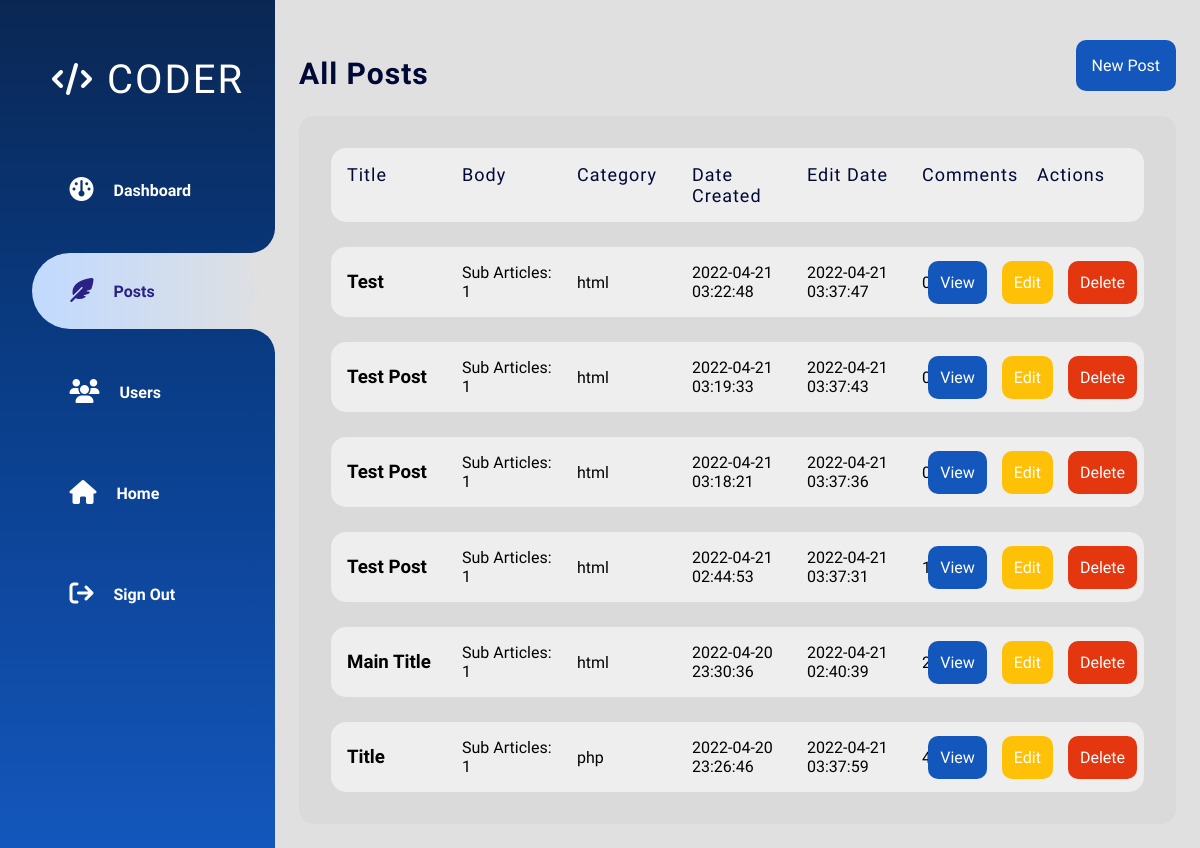
Before: /admin/posts.php (signed in) with the older database file.
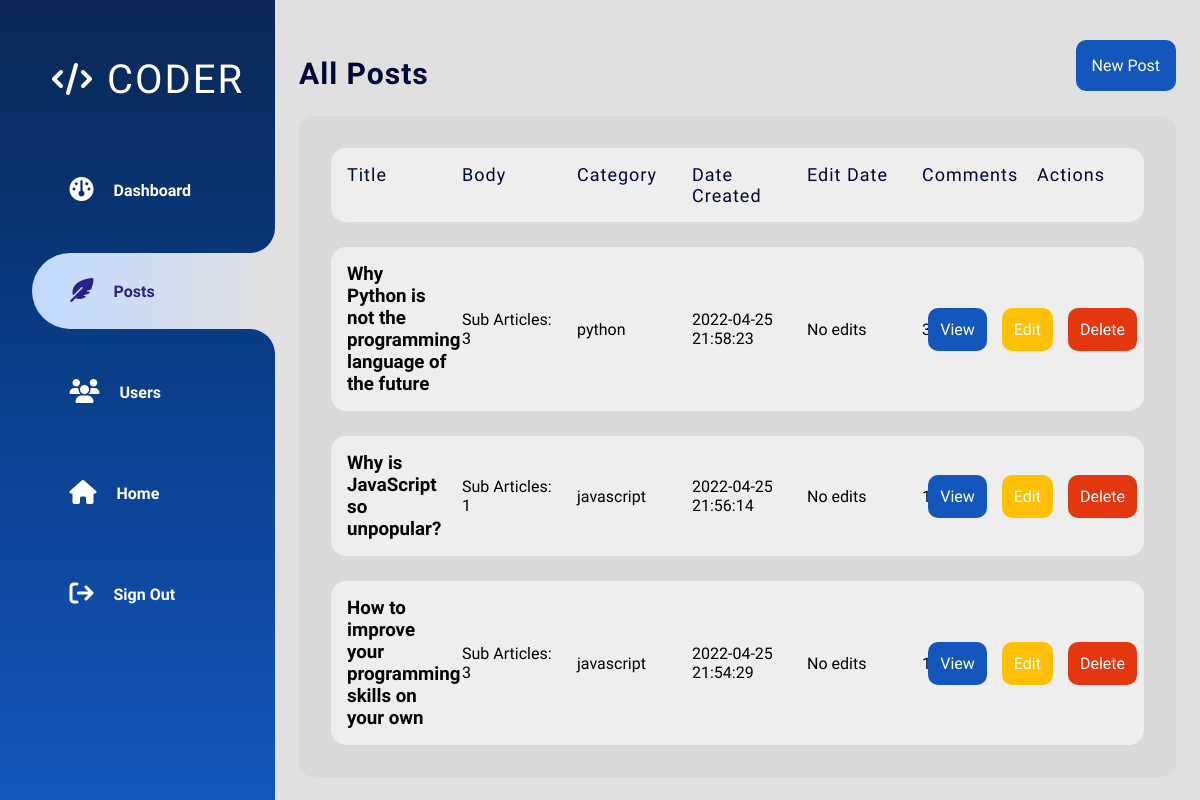
After: the same page with the newer database file.
### tables this page shows
CREATE TABLE `posts` (
  `id` int(11) NOT NULL,
  `title` varchar(255) NOT NULL,
  `body` text NOT NULL,
  `category` varchar(255) NOT NULL DEFAULT 'general',
  `post_image` varchar(255) NOT NULL,
  `date` timestamp NOT NULL DEFAULT current_timestamp(),
  `edit_date` timestamp NOT NULL DEFAULT current_timestamp() ON UPDATE current_timestamp()
);

### admin/posts.php (the view, shortened to what this page needs)
<?php
  require '../config/database.php';
  $query = "SELECT * FROM posts ORDER BY date DESC";
  $result = mysqli_query( $conn, $query );
  $posts = mysqli_fetch_all( $result, MYSQLI_ASSOC );
?>
<!DOCTYPE html>
<html lang="en">
<head>
    <link rel="stylesheet" href="../styles/main.css">
    <link rel="stylesheet" href="styles/adminmain.css">
    <link rel="stylesheet" href="styles/posts.css">
    <link rel="stylesheet" href="https://cdnjs.cloudflare.com/ajax/libs/font-awesome/6.1.1/css/all.css"
 />
</head>
<body>
    <div class="main-wrapper">
        <?php include 'inc/nav.php' ?>
        <div class="main-content">
            <div class="posts-header">
                <h1 class="admin-title">All Posts</h1>
                <div class="button-wrapper">
                    <a class="new-post-button" href="newpost.php">New Post</a>
                </div>
            </div>
            <div class="dashboard-box all-posts">
                <?php if ( $posts ): ?>
                <div class="field-names grid-layout">
                    <p>Title</p>
                    <p>Body</p>
                    <p>Category</p>
                    <p>Date Created</p>
                    <p>Edit Date</p>
                    <p>Comments</p>
                    <p class="actions-text">Actions</p>
                </div>
                <?php foreach ( $posts as $post ):
                        $postBody = explode("*%^sp^%*",$post['body']);
                        $postSubArticleCount = count(explode("^%seperator%^", $postBody[0]));
                    ?>
                <div class="single-post grid-layout">
                    <h3 class="post-title"><?= $post['title']; ?></h3>
                    <p class="post-body">Sub Articles: <?= $postSubArticleCount; ?></p>
                    <p class="post-category"><?= $post['category']; ?></p>
                    <p class="post-date"><?= $post['date'] ?></p>
                    <p class="post-edit-date"><?=
                     ( $post['edit_date'] != $post['date'] ) ? $post['edit_date'] : 'No edits';
                    ?></p>
                    <p class="post-comments"><?php
                        $query = "SELECT * FROM comments WHERE post_id = {$post['id']}";
                        $result = mysqli_query( $conn, $query );
                        $comments = mysqli_fetch_all( $result, MYSQLI_ASSOC );
                        echo count( $comments );
                    ?></p>
                    <div class="button-actions">
                        <div class="button-action-wrapper">
                            <a class="button-action view" href="../single-post.php?id=<?= $post['id'] ?>">View</a>
                        </div>
                        <div class="button-action-wrapper">
                            <a class="button-action edit" href="editpost.php?post=<?= $post['id'] ?>">Edit</a>
                        </div>
                        <div class="button-action-wrapper">
                            <a class="button-action delete"
                                href="config/deletepost.php?post=<?= $post['id'] ?>">Delete</a>
                        </div>
                    </div>
                </div>
                <?php endforeach; ?>
                <?php else: ?>
                <p>No posts to show</p>
                <?php endif; ?>
            </div>
        </div>
</body>
</html>

### admin/inc/nav.php
<div class="navigation">
    <a class="admin-link" href="#">
        <span class="main-icon">
            <i class="fa-solid fa-code"></i>
        </span>
        <span class="title page-title">CODER</span>
    </a>
    <a class="admin-link" href="index.php">
        <span class="icon">
            <i class="fa-solid fa-gauge"></i>
        </span>
        <span class="title">Dashboard</span>
    </a>
    <a class="admin-link" href="posts.php">
        <span class="icon">
            <i class="fa-solid fa-feather-pointed"></i>
        </span>
        <span class="title">Posts</span>
    </a>
    <a class="admin-link" href="users.php">
        <span class="icon">
            <i class="fa-solid fa-users"></i>
        </span>
        <span class="title">Users</span>
    </a>
    <a class="admin-link" href="../index.php">
        <span class="icon">
            <i class="fa fa-home"></i>
        </span>
        <span class="title">Home</span>
    </a>
    <a class="admin-link" href="../logout.php">
        <span class="icon">
            <i class="fa fa-sign-out"></i>
        </span>
        <span class="title">Sign Out</span>
    </a>
</div>

### styles/main.css (style rules this page uses)
*, *::before, *::after { box-sizing: border-box; margin: 0; padding: 0; text-decoration: none; list-style-type: none; }
html, body { width: 100%; height: 100%; font-family: 'Raleway', sans-serif; }

### admin/styles/adminmain.css (style rules this page uses)
.main-wrapper { min-height: 100%; --sidebar-width: 275px; }
.main-content { min-height: 100vh; margin-left: var(--sidebar-width); width: calc(100% - var(--sidebar-width)); padding: calc(1.5em + 32px) 1.5em 1.5em 1.5em; background: #e0e0e0; z-index: 50; display: flex; flex-direction: column; gap: 25px; }
.navigation { top: 0; left: 0; bottom: 0; position: fixed; width: var(--sidebar-width); background-image: linear-gradient(to bottom, #0a2754, #0a2b5e, #093069, #093473, #09397e, #0a3d87, #0b4190, #0d4599, #0f49a2, #104eaa, #1252b3, #1357bc); display: flex; flex-direction: column; padding: 32px 0 0 32px; gap: 25px; overflow: hidden; }
.navigation .admin-link:first-child { pointer-events: none; }
.navigation .admin-link { padding: 1.5em 1.25em; border-radius: 100vh 0 0 100vh; display: flex; align-items: center; gap: 15px; position: relative; color: #fff; transition: color 0.3s; }
.admin-link .icon { font-size: 1.5em; margin-left: 17.5px; }
.admin-link .main-icon { font-size: 2em; margin: 0; }
.admin-link .title { font-size: 1em; margin-left: 5px; font-weight: 600; }
.admin-link .page-title { font-family: 'Fjalla One', sans-serif; margin: 0; font-size: 2.5em; font-weight: 100; letter-spacing: 2px; }
.navigation .admin-link::before, .navigation .admin-link::after { content: ''; position: absolute; right: 0; top: -50px; width: 50px; height: 50px; background-color: transparent; border-radius: 50%; box-shadow: 35px 35px 0 10px #e0e0e0; opacity: 0; }
.navigation .admin-link::after { top: unset; bottom: -50px; box-shadow: 35px -35px 0 10px #e0e0e0; }
.navigation .active { background: linear-gradient(to right, #c1daff, #e0e0e0) !important; color: #2a2185 !important; }
.navigation .active::after, .navigation .active::before { opacity: 1; }
.admin-title { color: #000835; font-size: 30px; font-weight: 700; letter-spacing: 1px; }
.field-names { border-radius: inherit; background: #eee; padding: 1em; }
.field-names p { color: #000835; font-size: 18px; letter-spacing: 1px; }
.actions-text { grid-column: span 2; justify-self: flex-end; }
.dashboard-box { background: #dadada; border-radius: 15px; padding: 2em; width: 100%; display: flex; flex-direction: column; gap: 25px; }
.button-actions { justify-content: flex-end; display: flex; gap: 15px; }
.button-action-wrapper { width: fit-content; }
.button-action { border-radius: 10px; padding: 1em; width: 100%; height: 100%; color: #fff; transition: 0.3s; }

### admin/styles/posts.css (style rules this page uses)
.main-wrapper { --sidebar-width: 275px; }
.grid-layout { display: grid; grid-template-columns: repeat(8, 1fr); gap: 15px; overflow-x: auto; }
.grid-layout > * { min-width: 100px; }
.button-actions { width: fit-content; grid-column: span 2; justify-self: flex-end; }
.post-comments { justify-self: center; }
.posts-header { display: flex; justify-content: space-between; }
.posts-header .button-wrapper { width: fit-content; }
.posts-header .button-wrapper .new-post-button { border-radius: 10px; background-color: #1357bc; padding: 1em; width: 100%; height: 100%; color: #fff; transition: .3s; }
.single-post { align-items: center; background-color: #eee; border-radius: inherit; padding: 1em; }
.view, .edit, .delete { padding: .75em; transition: .3s; }
.view { background: #1357bc; }
.edit { background: #ffc107; }
.delete { background: #e4360f; }

Changed rows visible on the page:
removed posts: title "Test", body "1", category "html", date "2022-04-21 03:22:48", edit_date "2022-04-21 03:37:47", count( $comments ) "0"
removed posts: title "Test Post", body "1", category "html", date "2022-04-21 03:19:33", edit_date "2022-04-21 03:37:43", count( $comments ) "0"
removed posts: title "Test Post", body "1", category "html", date "2022-04-21 03:18:21", edit_date "2022-04-21 03:37:36", count( $comments ) "0"
removed posts: title "Test Post", body "1", category "html", date "2022-04-21 02:44:53", edit_date "2022-04-21 03:37:31", count( $comments ) "1"
removed posts: title "Main Title", body "1", category "html", date "2022-04-20 23:30:36", edit_date "2022-04-21 02:40:39", count( $comments ) "2"
removed posts: title "Title", body "1", category "php", date "2022-04-20 23:26:46", edit_date "2022-04-21 03:37:59", count( $comments ) "4"
added posts: title "Why Python is not the programming language of the future", body "3", category "python", date "2022-04-25 21:58:23", shows "No edits", count( $comments ) "3"
added posts: title "Why is JavaScript so unpopular?", body "1", category "javascript", date "2022-04-25 21:56:14", shows "No edits", count( $comments ) "1"
added posts: title "How to improve your programming skills on your own", body "3", category "javascript", date "2022-04-25 21:54:29", shows "No edits", count( $comments ) "1"
